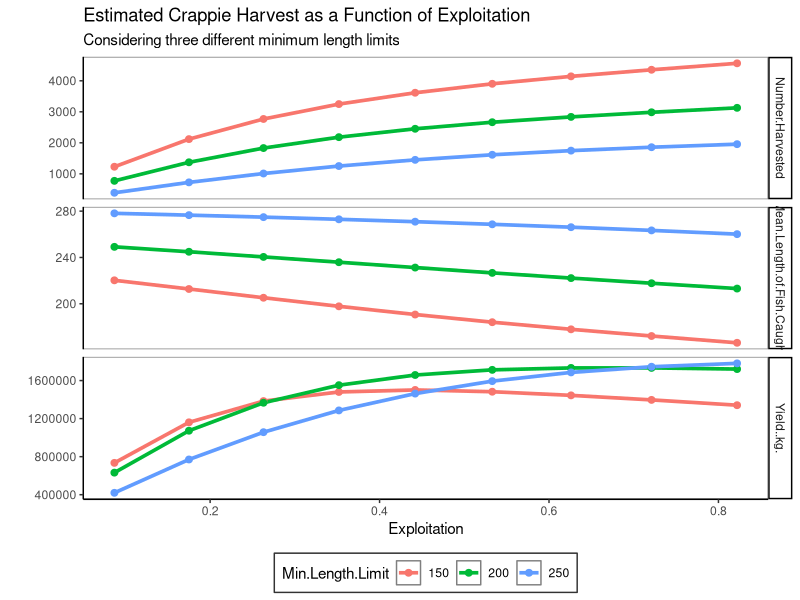

The R source for this figure: (Note: this script raises an error after producing the figure.)
## ---- chunk 1
df<-read.csv("AECL520/NewFams.csv", header = T )
str(df)
df$Min.Length.Limit<-factor(df$Min.Length.Limit)
## ---- chunk 2
library(ggplot2)
library(gridExtra)
library(reshape2)

# removing survival and recruitment 

df.m<-melt(df, id.vars = c("Min.Length.Limit","Exploitation"))
ggplot(df.m, aes (x = Exploitation,y = value, group = Min.Length.Limit, colour = Min.Length.Limit))+
  theme_classic()+
  theme(panel.grid.major = element_blank(), 
        panel.grid.minor = element_blank(),
        panel.background = element_rect(fill="white",colour="grey50"), 
        axis.line = element_line(colour = "black"),
        legend.position = "bottom",
        legend.background = element_rect(colour="grey20"))+
  geom_line(size = 1.25)+
  geom_point(size = 2)+
  labs(title = "Estimated Crappie Harvest as a Function of Exploitation",
       subtitle = "Considering three different minimum length limits",
       y = "")+
  facet_grid(variable~., scales = "free_y")


# removing survival and time to recruitment, this way we have three panels that each show a different harvest goal
df2<-df[,-c(2,3)]
df.m2<-melt(df2, id.vars = c("Min.TL..mm.","Exploitation"))
ggplot(df.m2, aes (x = Exploitation,y = value, group = Min.TL..mm., colour = Min.TL..mm., shape = Min.TL..mm.))+
  theme_classic()+
  theme(panel.grid.major = element_blank(), 
        panel.grid.minor = element_blank(),
        panel.background = element_rect(fill="white",colour="grey50"), 
        axis.line = element_line(colour = "black"),
        legend.position = "bottom",
        legend.background = element_rect(colour="grey20"))+
  geom_line(size = 1.25)+
  geom_point(size = 3)+
  labs(title = "Estimated Crappie Harvest as a Function of Exploitation",
       subtitle = "Considering three different minimum length limits",
       y = "")+
  facet_grid(variable~., scales = "free_y")


## ---- chunk 3
head(df)
# change units
df$Min.Length.Limit<-as.numeric(as.character(df$Min.Length.Limit))
df$MinInches<-df$Min.Length.Limit/25.4
df$MeanInches<-df$Mean.Length.of.Fish.Caught/25.4
df$Min.Length.Limit<-as.factor(df$Min.Length.Limit)
df$MinInches<-as.factor(df$MinInches)
df$Yield.Pounds<-df$Yield..kg.*2.205

df3<-data.frame(as.numeric(as.character(df$MinInches)),
                           df$Exploitation,
                           df$Number.Harvested,
                           df$Yield.Pounds,
                           df$MeanInches)
head(df3)
colnames(df3)<-c("Minimum Length Limit (Inches)","Exploitation Rate","Number Harvested","Yield in Pounds","Average Length Caught")
df3$`Minimum Length Limit (Inches)`<-round(df3$`Minimum Length Limit (Inches)`)
df3$`Minimum Length Limit (Inches)`<-factor(df3$`Minimum Length Limit (Inches)`)


df.m3<-melt(df3, id.vars = c("Minimum Length Limit (Inches)","Exploitation Rate"))

require(scales)
scale_x_continuous(labels = comma)

ggplot(df.m3, aes (x = `Exploitation Rate`,
                   y = value, 
                   group = `Minimum Length Limit (Inches)`, 
                   colour = `Minimum Length Limit (Inches)`, 
                   shape = `Minimum Length Limit (Inches)`))+
  theme_classic()+
  theme(panel.grid.major = element_blank(), 
        panel.grid.minor = element_blank(),
        panel.background = element_rect(fill="white",colour="grey50"),
        axis.line = element_line(colour = "black"),
        legend.position = "bottom",
        legend.background = element_rect(colour="grey20"))+
  labs(fill = "Minimum Length Limit (Inches)")+
  geom_line(size = 1.25)+
  geom_point(size = 3)+
  scale_y_continuous(labels = comma)+
  labs(title = "Estimated Crappie Harvest as a Function of Exploitation",
       subtitle = "Considering three different minimum length limits",
       y = "")+
  facet_grid(variable~., scales = "free_y")










